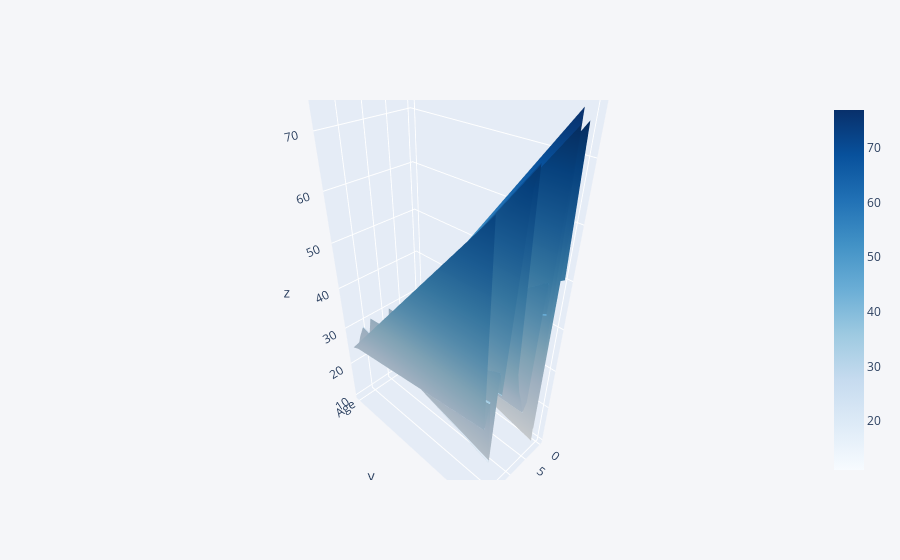

The notebook cell saved with this chart:
### Code cell
data1[['Age', 'SalesinRs']].iplot(kind='surface', 
                                  colorscale='blues')

### Figure 1 — Plotly figure (JSON) as saved in the notebook; plotly's stock layout.template omitted (floating-point values rounded to 4 significant figures)
{"data": [{"colorscale": [[0, "rgb(247,251,255)"], [0.125, "rgb(222,235,247)"], [0.25, "rgb(198,219,239)"], [0.375, "rgb(158,202,225)"], [0.5, "rgb(107,174,214)"], [0.625, "rgb(66,146,198)"], [0.75, "rgb(33,113,181)"], [0.875, "rgb(8,81,156)"], [1, "rgb(8,48,107)"]], "type": "surface", "x": [0, 1, 2, 3, 4, 5, 6, 7, 8, 9, 10, 11, 12, 13, 14, 15, 16, 17, 18, 19], "y": ["Age", "SalesinRs"], "z": [[25, 22, 20, 27, 28, 24, 24, 23, 24, 30, 19, 24, 26, 26, 30, 24, 29, 27, 24, 25], [50, 75, 11, 77, 45, 52, 26, 24, 28, 31, 36, 72, 69, 51, 34, 40, 18, 35, 29, 68]]}], "layout": {"legend": {"bgcolor": "#F5F6F9", "font": {"color": "#4D5663"}}, "paper_bgcolor": "#F5F6F9", "plot_bgcolor": "#F5F6F9", "title": {"font": {"color": "#4D5663"}}, "xaxis": {"gridcolor": "#E1E5ED", "showgrid": true, "tickfont": {"color": "#4D5663"}, "title": {"font": {"color": "#4D5663"}, "text": ""}, "zerolinecolor": "#E1E5ED"}, "yaxis": {"gridcolor": "#E1E5ED", "showgrid": true, "tickfont": {"color": "#4D5663"}, "title": {"font": {"color": "#4D5663"}, "text": ""}, "zerolinecolor": "#E1E5ED"}}}
